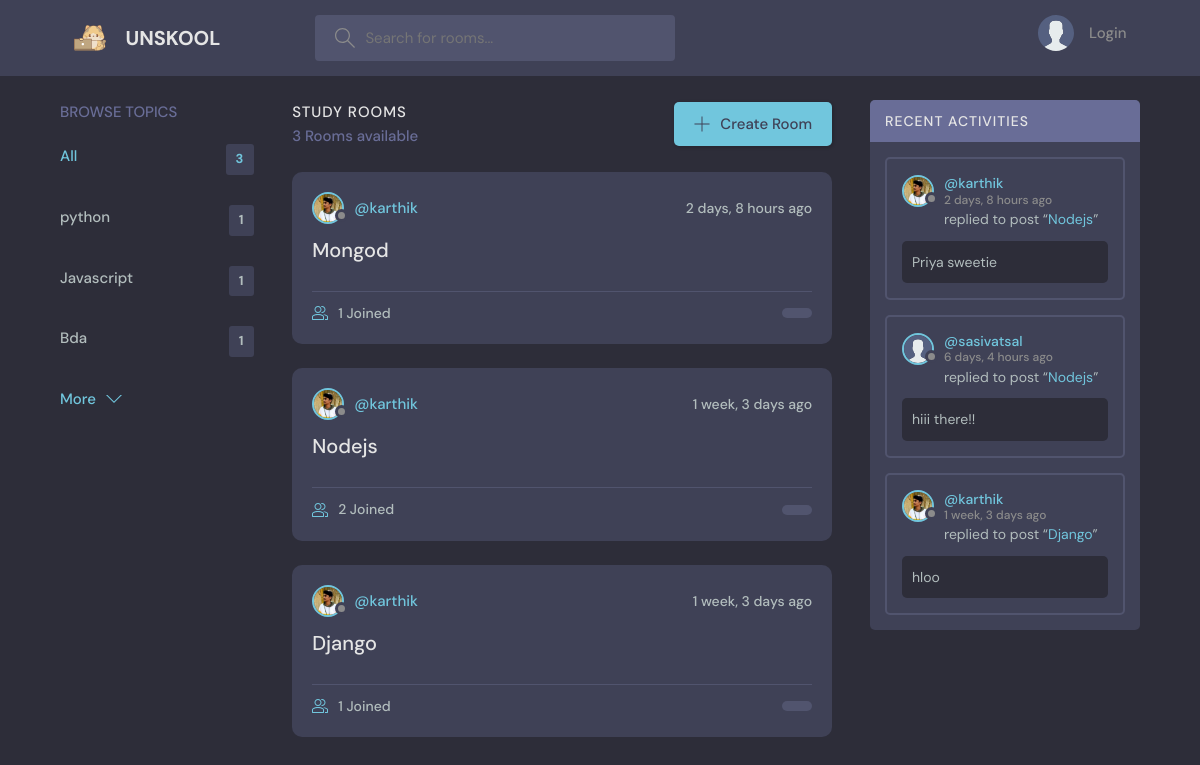
The page / on the database its author committed.
### shazam/models.py (models this page shows, shortened)
class Topic(models.Model):
    name=models.CharField(max_length=100)

class Room(models.Model):
    Host=models.ForeignKey(User,on_delete=models.SET_NULL,null=True)
    participants=models.ManyToManyField(User,related_name="participants")
    Topic=models.ForeignKey(Topic,on_delete=models.SET_NULL ,null=True)
    name=models.CharField(max_length=50)
    description=models.TextField(null=True)
    created=models.DateTimeField(auto_now_add=True)
    updated=models.DateTimeField(auto_now=True)
    def __str__(self):
        return str(self.name)

class User(AbstractUser):
    name=models.CharField(max_length=200,null=True)
    following = models.ManyToManyField(
        "self", blank=True, related_name="followers", symmetrical=False
    )
    email=models.EmailField(unique=True,null=True)
    bio=models.TextField(null=True)
    avatar=models.ImageField(null=True,default="avatar.svg")
    USERNAME_FIELD='email'
    REQUIRED_FIELDS=[]

class Message (models.Model):
    user=models.ForeignKey(User,on_delete=models.CASCADE)
    room=models.ForeignKey(Room ,on_delete=models.CASCADE)
    body=models.TextField(max_length=100)
    created=models.DateTimeField(auto_now_add=True)
    updated=models.DateTimeField(auto_now=True)

### shazam/views.py (the view)
# urls.py: path('',views.home,name='home' ),
def home(request):
    k=request.GET.get("q") if request.GET.get('q')!=None else ''
    room=Room.objects.filter(Q(Topic__name__icontains=k)|
                             Q(name__icontains=k)|
                             Q(description__icontains=k)
                             ).order_by('-updated')
    topics=Topic.objects.all()[0:5]
    room_count=room.count()
    chatboxes=Message.objects.filter(Q(room__Topic__name__icontains=k)).order_by("-created")
    context={'rooms':room,'topics':topics,'room_count':room_count,'chatboxes':chatboxes}
    return render(request,'shazam/home.html',context)

### shazam/templates/shazam/home.html (shortened to what this page needs)
{% extends 'main.html' %}
{% block content %}
<main class="layout layout--3">
  <div class="container">
    {% include 'shazam/topic component.html' %}
    <div class="roomList">
      <div class="roomList__header">
        <div>
          <h2>Study Rooms</h2>
          <p>{{room_count}} Rooms available</p>
        </div>
        <a class="btn btn--main" href="{% url 'createroom' %}">
          <svg version="1.1" xmlns="http://www.w3.org/2000/svg" width="32" height="32" viewBox="0 0 32 32">
            <title>add</title>
            <path
              d="M16.943 0.943h-1.885v14.115h-14.115v1.885h14.115v14.115h1.885v-14.115h14.115v-1.885h-14.115v-14.115z">
            </path>
          </svg>
          Create Room
        </a>
      </div>
      {% include 'shazam/room_component.html' %}
    </div>
    {% include 'shazam/activity_component.html' %}
  </div>
</main>
{% endblock %}

### shazam/templates/shazam/topic component.html
<div class="topics">
    <div class="topics__header">
        <h2>Browse Topics</h2>
    </div>
    <ul class="topics__list">
        <li>
            <a href="{% url 'home' %}" class="active">All <span>{{topics.count}}</span></a>
        </li>
        {% for topic in topics %}
        <li>
            <a href="{% url 'home' %}?q={{topic.name}}">{{topic.name}}<span>{{topic.room_set.all.count}}</span></a>
        </li>
        {% endfor %}
    </ul>
    <a class="btn btn--link" href="{% url 'topics' %}">
        More
        <svg version="1.1" xmlns="http://www.w3.org/2000/svg" width="32" height="32" viewBox="0 0 32 32">
            <title>chevron-down</title>
            <path d="M16 21l-13-13h-3l16 16 16-16h-3l-13 13z"></path>
        </svg>
    </a>
</div>

### shazam/templates/shazam/room_component.html (shortened to what this page needs)
{% for room in rooms %}
<div class="roomListRoom">
    <div class="roomListRoom__header">
        <a href="{% url 'profile_page' room.Host.id %}" class="roomListRoom__author">
            <div class="avatar avatar--small">
                <img src="{{room.Host.avatar.url}}" />
            </div>
            <span>@{{room.Host.username}}</span>
        </a>
        <div class="roomListRoom__actions">
            <span>{{room.created|timesince}} ago</span>
        </div>
    </div>
    <div class="roomListRoom__content">
        <a href="{% url 'room' room.id %}">{{room.name}}</a>
    </div>
    <div class="roomListRoom__meta">
        <a href="{% url 'room' room.id %}" class="roomListRoom__joined">
            {{room.participants.all.count}} Joined
        </a>
        <p class="roomListRoom__topic">{{room.topic.name}}</p>
    </div>
</div>
{% endfor %}

### shazam/templates/shazam/activity_component.html (shortened to what this page needs)
<div class="activities">
    <div class="activities__header">
        <h2>Recent Activities</h2>
    </div>
    {% for chatbox in chatboxes %}
    <div class="activities__box">
        <div class="activities__boxHeader roomListRoom__header">
            <a href="{% url 'profile_page' chatbox.user.id %}" class="roomListRoom__author">
                <div class="avatar avatar--small">
                    <img src="{{chatbox.user.avatar.url}}" />
                </div>
                <p>
                    @{{chatbox.user.username}}
                    <span>{{chatbox.created|timesince}} ago</span>
                </p>
            </a>
        </div>
        <div class="activities__boxContent">
            <p>replied to post “<a href="{% url 'room' chatbox.room.id %}">{{chatbox.room}}</a>”</p>
            <div class="activities__boxRoomContent">{{chatbox.body}}</div>
        </div>
    </div>
    {% endfor %}

### rows shown on the page
Topic: name "python", room_set.all.count "1"
Topic: name "Javascript", room_set.all.count "1"
Topic: name "Bda", room_set.all.count "1"
Room: Host.avatar (picture), Host.username "karthik", created "2 days, 8 hours", name "Mongod", participants.all.count "1"
Room: Host.avatar (picture), Host.username "karthik", created "1 week, 3 days", name "Nodejs", participants.all.count "2"
Room: Host.avatar (picture), Host.username "karthik", created "1 week, 3 days", name "Django", participants.all.count "1"
Message: user.avatar (picture), user.username "karthik", created "2 days, 8 hours", room "Nodejs", body "Priya sweetie"
Message: user.avatar (placeholder picture), user.username "sasivatsal", created "6 days, 4 hours", room "Nodejs", body "hiii there!!"
Message: user.avatar (picture), user.username "karthik", created "1 week, 3 days", room "Django", body "hloo"

### other values the page prints
{{ topics.count }} "3"
{{ room_count }} "3"
